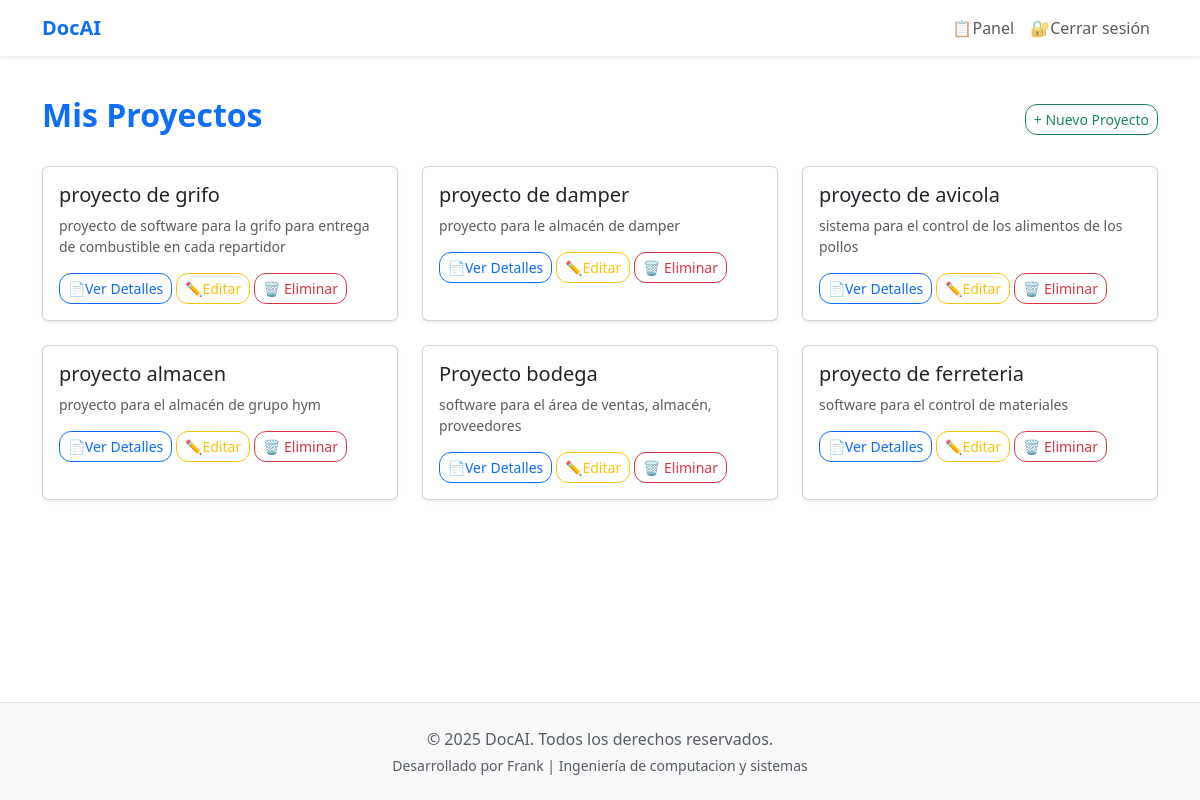
Page /dashboard/ (signed in) on the earlier database version.
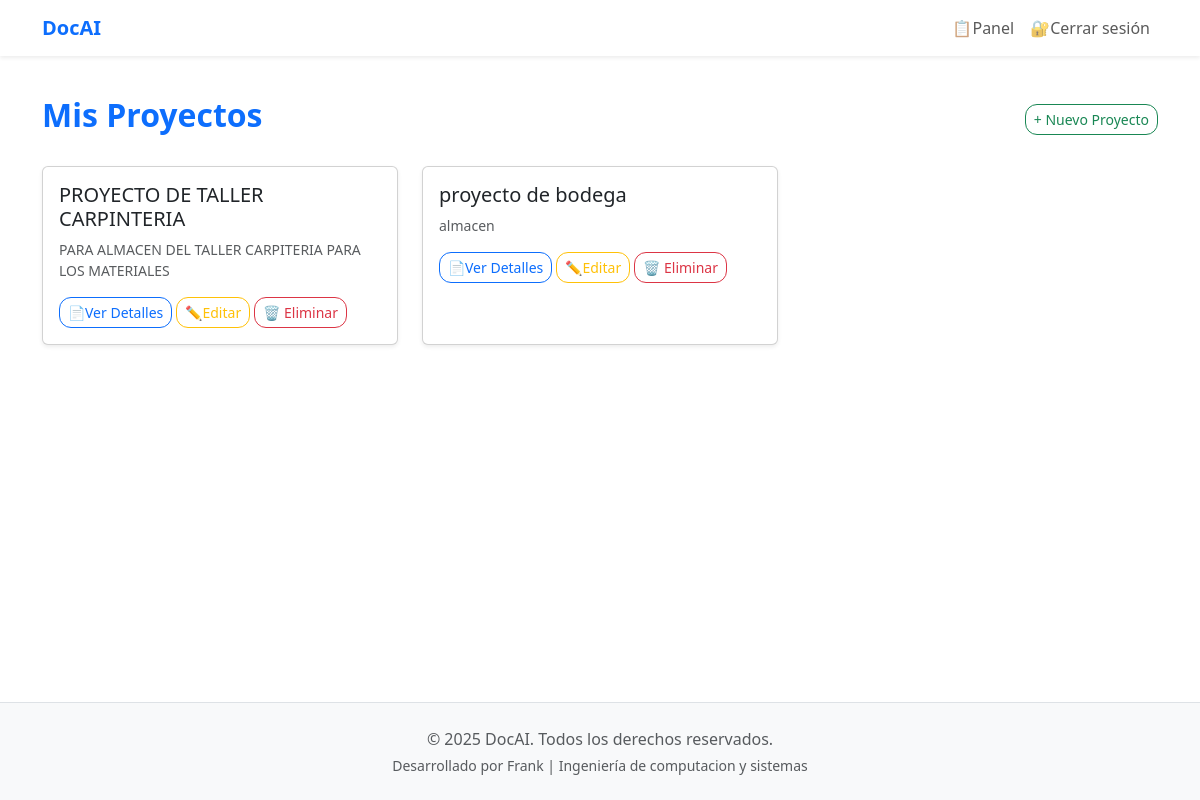
Same page on the later database version.
### documentacion/models.py (models this page shows, shortened)
class Project(models.Model):
    nombre = models.CharField(max_length=100)
    descripcion = models.TextField(blank=True)
    propietario = models.ForeignKey(User, on_delete=models.CASCADE)
    creado = models.DateTimeField(auto_now_add=True)

### documentacion/views.py (the view)
# urls.py: path('dashboard/', views.dashboard, name='dashboard'),
@login_required
def dashboard(request):
    proyectos = Project.objects.filter(propietario=request.user)
    return render(request, 'documentacion/dashboard.html', {'proyectos': proyectos})

### documentacion/templates/documentacion/dashboard.html (shortened to what this page needs)
{% extends 'base.html' %}
{% block content %}
<div class="d-flex justify-content-between align-items-center mb-4">
    <h2 class="fw-bold text-primary">Mis Proyectos</h2>
    <a href="{% url 'crear_proyecto' %}" class="btn btn-outline-success btn-sm">+ Nuevo Proyecto</a>
</div>
{% if proyectos %}
    <div class="row row-cols-1 row-cols-md-2 row-cols-lg-3 g-4">
        {% for proyecto in proyectos %}
            <div class="col">
                <div class="card shadow-sm h-100">
                    <div class="card-body">
                        <h5 class="card-title">{{ proyecto.nombre }}</h5>
                        <p class="card-text text-muted small">
                            {{ proyecto.descripcion|truncatechars:100 }}
                        </p>
                        <a href="{% url 'detalle_proyecto' proyecto.id %}" class="btn btn-outline-primary btn-sm">📄Ver Detalles</a>
                        <a href="{% url 'editar_proyecto' proyecto.id %}" class="btn btn-outline-warning btn-sm">✏️Editar</a>
                        <form action="{% url 'eliminar_proyecto' proyecto.id %}" method="POST" style="display:inline;">
                            <button type="submit" class="btn btn-outline-danger btn-sm" onclick="return confirm('¿Estás seguro de que deseas eliminar este proyecto? Esta acción no se puede deshacer.')">
                                🗑️ Eliminar
                            </button>
                        </form>
                    </div>
                </div>
            </div>
        {% endfor %}
    </div>
{% else %}
    <div class="alert alert-info mt-4" role="alert">
        Aún no tienes proyectos. ¡Crea uno para empezar a documentar con IA!
    </div>
{% endif %}
{% endblock %}

### templates/base.html (shortened to what this page needs)
{% load static %}
<!DOCTYPE html>
<html lang="es">
<head>
    <link href="https://cdn.jsdelivr.net/npm/bootstrap@5.3.5/dist/css/bootstrap.min.css" rel="stylesheet">
    <link rel="stylesheet" href="https://cdnjs.cloudflare.com/ajax/libs/animate.css/4.1.1/animate.min.css" />
    <link rel="stylesheet" href="{% static 'css/styles.css' %}">
</head>
<body class="d-flex flex-column min-vh-100">
<nav class="navbar navbar-expand-lg navbar-light bg-white shadow-sm fixed-top">
    <div class="container">
        <a class="navbar-brand fw-bold text-primary" href="{% url 'home' %}">DocAI</a>
        <div class="collapse navbar-collapse justify-content-end" id="navbarNav">
            <ul class="navbar-nav">
                {% if user.is_authenticated %}
                    <li class="nav-item"><a class="nav-link" href="{% url 'dashboard' %}">📋Panel</a></li>
                    <li class="nav-item"><a class="nav-link" href="{% url 'logout' %}">🔐Cerrar sesión</a></li>
                {% else %}
                    <li class="nav-item"><a class="btn btn-primary ms-2" href="{% url 'login' %}">🧑‍💻Iniciar sesión</a></li>
                    <li class="nav-item"><a class="btn btn-primary ms-2" href="{% url 'signup' %}">📝Registrarse</a></li>
                {% endif %}
            </ul>
        </div>
    </div>
</nav>
<main class="flex-grow-1 pt-5 mt-5">
    <div class="container">
        {% block content %}{% endblock %}
    </div>
</main>
<footer class="bg-light text-center text-muted py-4 mt-auto border-top">
    <div class="container">
        <p class="mb-1">&copy; 2025 DocAI. Todos los derechos reservados.</p>
        <small class="d-block">Desarrollado por Frank | Ingeniería de computacion y sistemas</small>
    </div>
</footer>
</body>
</html>

### static/css/styles.css (style rules this page uses)
body { scroll-behavior: smooth; }
.card { transition: transform 0.2s ease-in-out, box-shadow 0.3s; }
.btn { border-radius: 0.75rem; }

Differences in the rows shown:
removed Project: nombre "proyecto de grifo", descripcion "proyecto de software para la grifo para entrega de combustible en cada repartidor"
removed Project: nombre "proyecto de damper", descripcion "proyecto para le almacén de damper"
removed Project: nombre "proyecto de avicola", descripcion "sistema para el control de los alimentos de los pollos"
removed Project: nombre "proyecto almacen", descripcion "proyecto para el almacén de grupo hym"
removed Project: nombre "Proyecto bodega", descripcion "software para el área de ventas, almacén, proveedores"
removed Project: nombre "proyecto de ferreteria", descripcion "software para el control de materiales"
added Project: nombre "PROYECTO DE TALLER CARPINTERIA", descripcion "PARA ALMACEN DEL TALLER CARPITERIA PARA LOS MATERIALES"
added Project: nombre "proyecto de bodega", descripcion "almacen"
